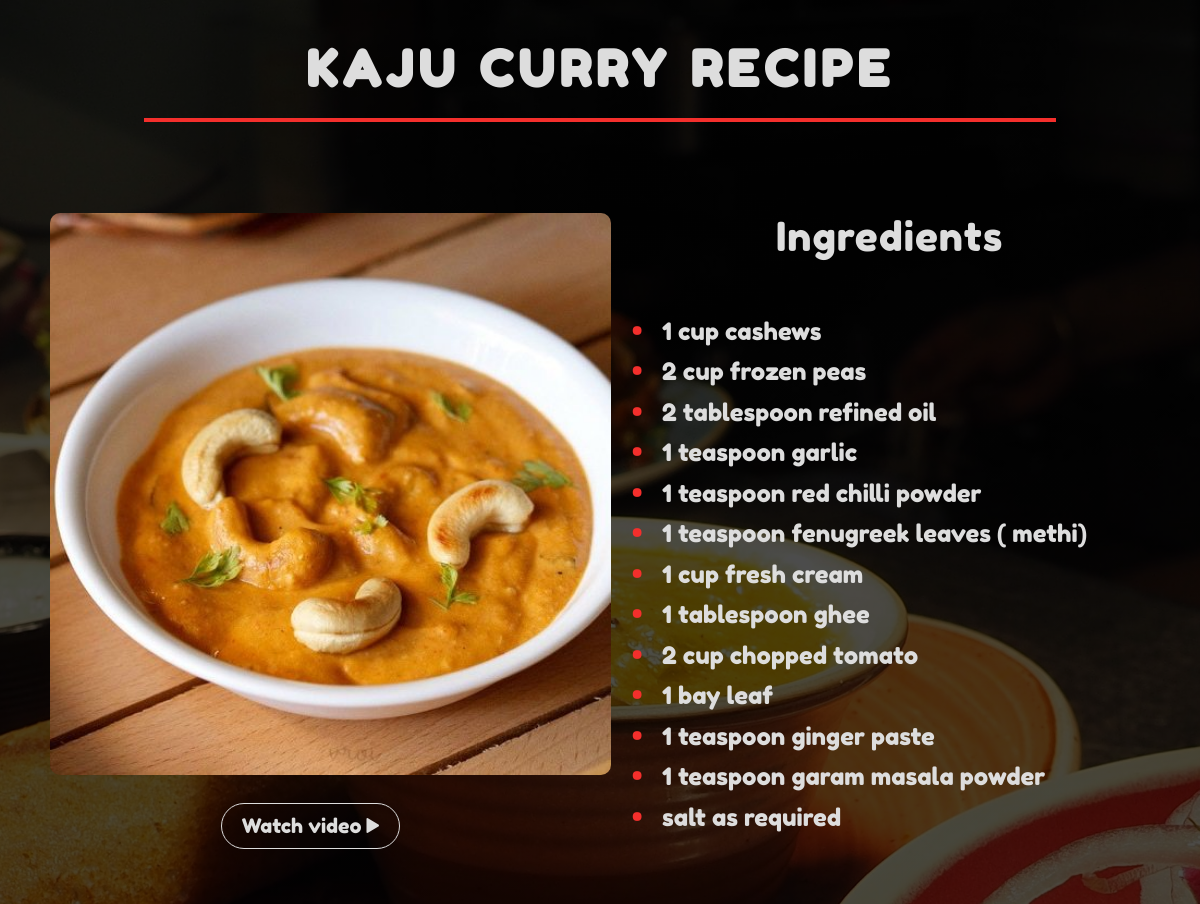
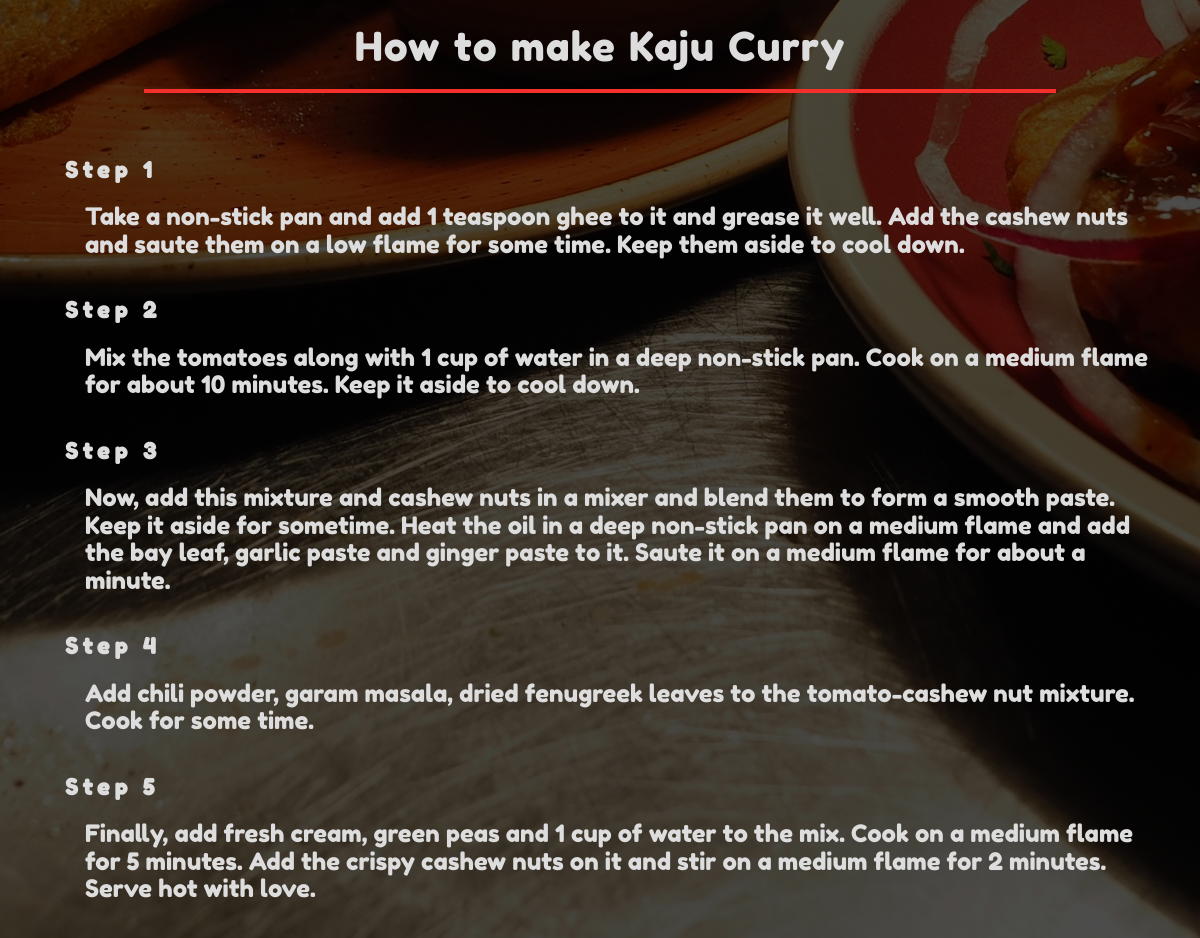
The page /open/index.php?name=Kaju Curry on the database its author committed (2 pictures, top to bottom).
### tables this page shows
CREATE TABLE IF NOT EXISTS `recipes` (
  `id` int(10) NOT NULL AUTO_INCREMENT,
  `name` varchar(255) NOT NULL,
  `img` text NOT NULL,
  `video` text NOT NULL,
  `ingredients` text NOT NULL,
  `steps` text NOT NULL,
  PRIMARY KEY (`id`)
);

### open/index.php (the view, shortened to what this page needs)
<?php
	$rn=$_GET['name'];
	$q=mysql_query("select * from recipes where name='".$rn."'");
	$a=mysql_fetch_array($q);
?>
<!DOCTYPE html>
<html lang="eng">
<head>
    <link rel="stylesheet" type="text/css" href="Vendors/css/Grid.css">
    <link rel="stylesheet" type="text/css" href="Vendors/css/normalize.css">
    <link rel="stylesheet" type="text/css" href="Vendors/css/ionicons.css">
    <link rel="stylesheet" type="text/css" href="css/style_recipe.css">
</head>
<body>
    <section class="recipe-heading">
        <div class="row">
            <h1><?php echo $a['name']?> Recipe</h1>
        </div>
    </section>
    <section class="recipe-img clearfix">
        <div class="row">
            <div class="col span-1-of-2 ">
                <?php echo $a['img']?>
                <div class="video_link">
                    <a href="#" id="button1">
                        Watch video  <i class="ion-play"></i>
                    </a>
                </div>
            </div>
            <div class="col span-1-of-2">
                <div class="ingredients-heading">
                    <h2>Ingredients</h2>
                </div>
                <div class="ingredients-list">
                    <?php echo $a['ingredients']?>
                </div>
            </div>
        </div>
    </section>
    <section class="how-to">
        <div class="row">
            <h2>How to make <?php echo $a['name']?></h2>
        </div>
        <div class="row">
            <?php echo $a['steps']?>
        </div>
    </section>
    </body>
</html>

### open/css/style_recipe.css (style rules this page uses)
* { margin: 0; padding: 0; box-sizing: border-box; }
html { background-color: #fff; color: #ddd; font-size: 20px; font-weight: 300; font-family: 'Fredoka One', cursive; text-rendering: optimizeLegibility; background-image: linear-gradient(rgba(0, 0, 0, 0.7),rgba(0, 0, 0, 0.7)),url(img/cooking-cuisine-delicious-941869.jpg); height: 100vh; background-attachment: fixed; background-position: center; background-size: cover; }
.row { max-width: 1140px; margin: 0 auto; }
h1 { text-transform: uppercase; font-size: 250%; color: #ddd; margin-top: 20px; text-align: center; letter-spacing: 5px; word-spacing: 2px; margin-bottom: 20px; }
h2 { margin-top: 20px; font-size: 200%; word-spacing: 2px; text-align: center; margin-bottom: 30px; letter-spacing: 1px; font-weight: 100; color: #ddd; }
h1:after { display: block; height: 4px; background-color: #f42f2c; content: ""; width: 80%; margin: 0 auto; margin-top: 20px; }
h3 { font-size: 110%; margin-top: 20px; margin-bottom: 10px; color: #ddd; letter-spacing: 5px; }
section { padding: 20px 0; }
.clearfix { zoom:1 }
.clearfix:after { content: '.'; display: block; clear: both; height: 0; visibility: hidden; }
.recipe-img img { margin: 20px; width: 100%; border-radius: 10px; }
.video_link { margin: 5px; padding: 10px; text-align: center; }
.video_link a:link, .video_link a:visited { text-decoration: none; color: #ddd; padding: 10px 20px; border: 1px solid #ddd; border-radius: 50px; transition: all .3s; }
.ingredients-heading { text-align: center; }
.ingredients-list ul { padding: 20px; list-style-position: inside; list-style: none; }
ul li::before { content: "\2022"; color: #f42f2c; display: inline-block; width: 1em; font-size: 30px; }
.ingredients-list ul li { padding: 3px; font-size: 24px; color: #ddd; }
.how-to h2:after { display: block; height: 4px; background-color: #f42f2c; content: ""; width: 80%; margin: 0 auto; margin-top: 20px; }
.step { margin: 10px; padding: 5px; }
.step h3 { margin-left: 20px; }
.step p { margin-top: 20px; margin-left: 40px; font-size: 120%; color: #ddd; }

### rows shown on the page
recipes: name "KAJU CURRY", img (picture), ingredients "1 cup cashews 2 cup frozen peas 2 tablespoon refined oil 1 teaspoon garlic 1 teaspoon red chilli powder 1 teaspoon fenugreek leaves ( methi) 1 cup fresh cream 1 tablespoon ghee 2 cup chopped tomato 1 bay leaf 1 teaspoon ginger paste 1 teaspoon garam masala powder salt as required", name "Kaju Curry", steps "Step 1 Take a non-stick pan and add 1 teaspoon ghee to it and grease it well. Add the cashew nuts and saute them on a low flame for some time. Keep them aside to cool down. Step 2 Mix the tomatoes along with 1 cup of water in a deep non-stick pan. Cook on a medium flame for about 10 minutes. Keep it aside to cool down. Step 3 Now, add this mixture and cashew nuts in a mixer and blend them to form a smooth paste. Keep it aside for sometime. Heat the oil in a deep non-stick pan on a medium flame and add the bay leaf, garlic paste and ginger paste to it. Saute it on a medium flame for about a minute. Step 4 Add chili powder, garam masala, dried fenugreek leaves to the tomato-cashew nut…"
